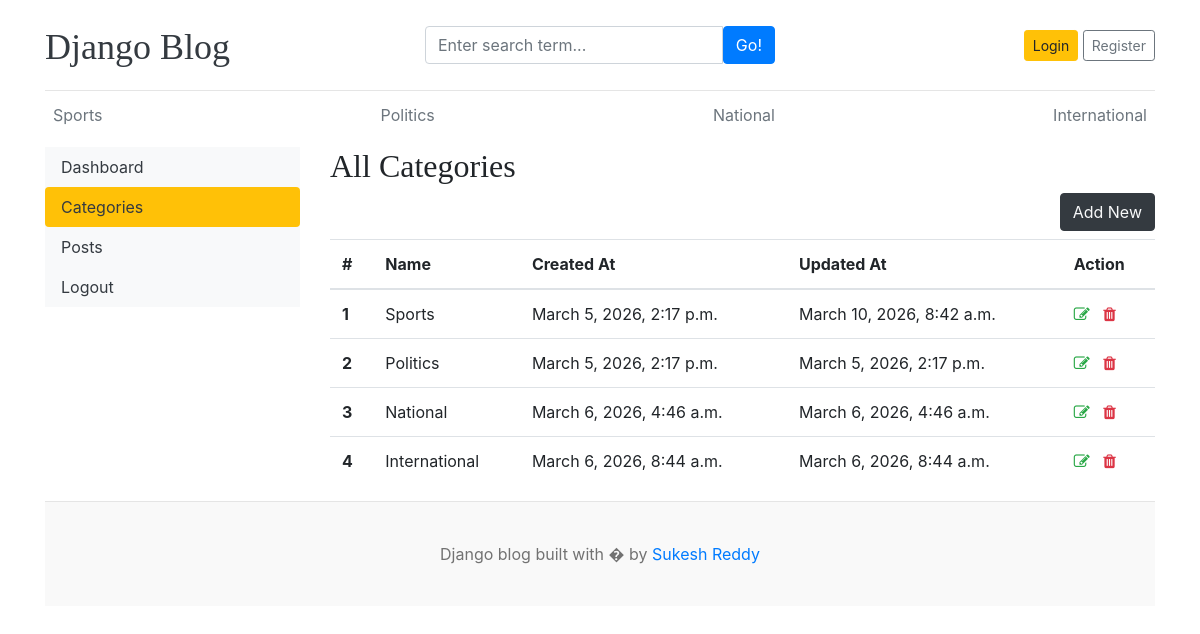
/dashboard/categories/, run on the app's committed database.
### blogs/models.py (models this page shows)
class Category(models.Model):
    category_name = models.CharField(max_length=50, unique=True)
    created_at = models.DateTimeField(auto_now_add=True)
    updated_at = models.DateTimeField(auto_now = True)
    class Meta:
        verbose_name_plural = 'Categories'
    def __str__(self):
        return self.category_name

### dashboards/views.py (the view)
# urls.py: path('categories/', views.categories, name='categories'),
def categories(request):
    return render(request, 'dashboards/categories.html')

### blogs/context_processors.py (called while the page is built)
def get_categories(request):
    categories = Category.objects.all()
    return dict(categories = categories)

def social_links(request):
    Social = social.objects.all()
    return dict(Social=Social)

### templates/dashboards/categories.html (shortened to what this page needs)
{% extends 'base.html' %}
{% block content %}
<div class="row">
    {% include 'dashboards/sidebar.html' %}
    <div class="col-md-9">
        <h2>All Categories</h2>
        <a href="{% url 'add_category' %}" class="btn btn-dark text-light float-right mb-2">Add New</a>
        <table class="table table-hover">
  <thead>
    <tr>
      <th scope="col">#</th>
      <th scope="col">Name</th>
      <th scope="col">Created At</th>
      <th scope="col">Updated At</th>
      <th scope="col">Action</th>
    </tr>
  </thead>
  <tbody>
    {% for i in categories %}
    <tr>
      <th scope="row">{{ forloop.counter }}</th>
      <td>{{i}}</td>
      <td>{{i.created_at}}</td>
      <td>{{i.updated_at}}</td>
      <td>
        <a href="{% url 'edit_category' i.id %}"><i class="fa fa-edit text-success"></i></a>
        <a href="{% url 'delete' i.id %}"><i class="fa fa-trash text-danger"></i></a>
      </td>
    </tr>
    {% endfor %}
  </tbody>
</table>
    </div>
</div>
{% endblock %}

### templates/base.html (shortened to what this page needs)
{% load static %}
<!DOCTYPE html>
<html lang="en">
<head>
    <link href="https://getbootstrap.com/docs/4.0/dist/css/bootstrap.min.css" rel="stylesheet">
    <link href="{% static 'css/blog.css' %}" rel="stylesheet">
    <link rel="stylesheet" href="https://cdnjs.cloudflare.com/ajax/libs/font-awesome/4.7.0/css/font-awesome.min.css">
  </head>
<body>
    <div class="container">
      <header class="blog-header py-3">
        <div class="row flex-nowrap justify-content-between align-items-center">
          <div class="col-4 pt-1">
            <a class="blog-header-logo text-dark" href="/">Django Blog</a>
          </div>
          <div class="col-4">
            <form action="{% url 'search' %}" method="get">
              <div class="input-group">
                  <input class="form-control" type="text" name="keyword" placeholder="Enter search term..." aria-label="Enter search term..." aria-describedby="button-search" />
                  <button type="submit" class="btn btn-primary" id="button-search" type="button">Go!</button>
              </div>
            </form>
          </div>
          <div class="col-4 d-flex justify-content-end align-items-center">
            {% if not user.is_authenticated %}
            <a class="btn btn-sm btn-warning" href="{% url 'login' %}">Login</a> &nbsp;
            <a class="btn btn-sm btn-outline-secondary" href="{% url 'register' %}">Register</a>
            {% else %}
            <span><a href="{% url 'dashboard' %}" >Dashboard</a></span>
            &emsp;
            <span><a class="btn btn-sm btn-warning" href="{% url 'logout' %}">Logout</a> </span>
            {%endif%}
          </div>
        </div>
      </header>
      <div class="nav-scroller py-1 mb-2">
        <nav class="nav d-flex justify-content-between">
            {% for i in categories %}
          <a href = "{% url 'posts_by_category' i.id %}" class="p-2 text-muted" href="#">{{i.category_name}}</a>
          {% endfor %}
        </nav>
      </div>
{% block content %}
{% endblock %}
<footer class="blog-footer">
  <p>Django blog built with � by <a href="#">Sukesh Reddy</a></p>
</footer>
</body>
</html>

### blog_main/static/css/blog.css (style rules this page uses)
.blog-header { border-bottom: 1px solid #e5e5e5; }
.blog-header-logo { font-family: "Playfair Display", Georgia, "Times New Roman", serif; font-size: 2.25rem; }
h1, h2, h3, h4, h5, h6 { font-family: "Playfair Display", Georgia, "Times New Roman", serif; }
.blog-footer { padding: 2.5rem 0; color: #727272; text-align: center; background-color: #f9f9f9; border-top: .05rem solid #e5e5e5; }
.blog-footer p:last-child { margin-bottom: 0; }

### data on the page
Category: category_name "Sports", created_at "March 5, 2026, 2:17 p.m.", updated_at "March 10, 2026, 8:42 a.m."
Category: category_name "Politics", created_at "March 5, 2026, 2:17 p.m.", updated_at "March 5, 2026, 2:17 p.m."
Category: category_name "National", created_at "March 6, 2026, 4:46 a.m.", updated_at "March 6, 2026, 4:46 a.m."
Category: category_name "International", created_at "March 6, 2026, 8:44 a.m.", updated_at "March 6, 2026, 8:44 a.m."
